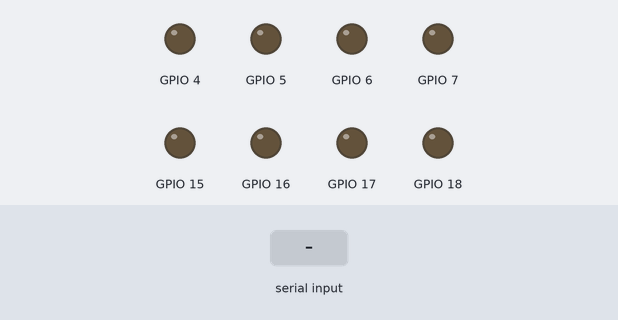
Bench run of a sketch on a simulated ESP32-S3. Parts: output pins drawn as LEDs (lit = HIGH). The inputs (shaded band) are chosen by the test bench. WiFi joins after 1.5 s; servers stay silent unless stated; what the sketch prints to the serial monitor is not drawn.

Above: at 5.7 s.
5.8 s: "b" received over Serial
At 6.2 s:
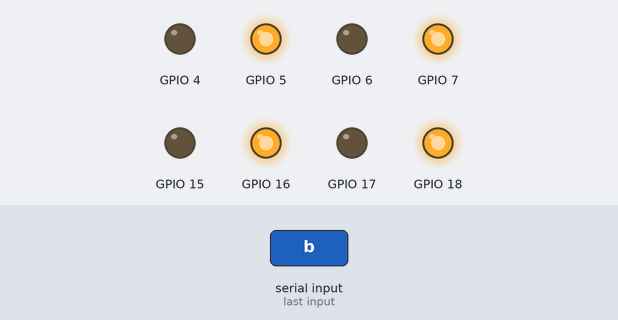
7.3 s: "l" received over Serial
At 8.5 s:
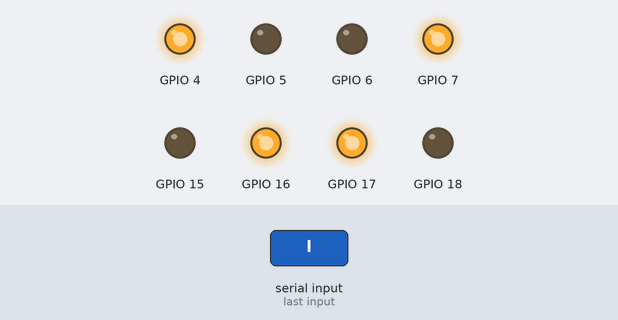
8.8 s: "r" received over Serial
At 9.7 s:
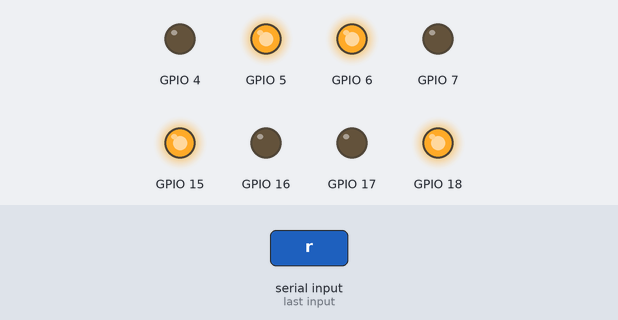
10.3 s: "90,45\n" received over Serial
At 11.0 s:
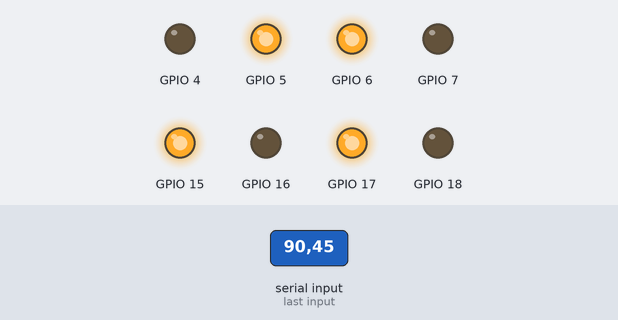
11.8 s: "f90\n" received over Serial
At 13.2 s:
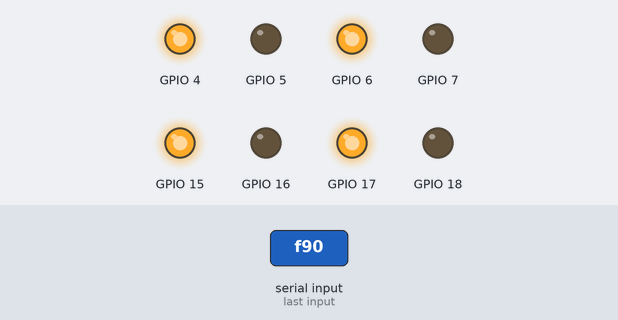
Timing chart, 0 to 14.8 s (numbered marks = the images above; inputs shaded):
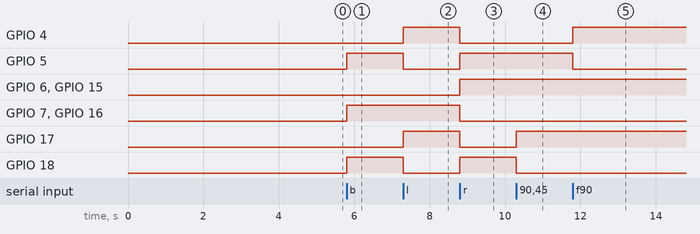

The sketch:

mecanum.ino
```cpp
/*

Použitý hardware:

Základní deska ESP32-S3-DevKitC-1
https://docs.espressif.com/projects/esp-idf/en/latest/esp32s3/hw-reference/esp32s3/user-guide-devkitc-1.html
(nebo jakákoliv jiná s čipem ESP32, ale pak si budete muset upravit čísla pinů a nastavování vestavěné RGB LED)

Motorový ovladač pro čtyři DC motory s digitální logikou shodnou s duálními H-můstky DRV8833
https://www.ti.com/lit/ds/symlink/drv8833.pdf

Instalace podpory pro čipy ESP32 ve vývojovém prostředí Arduino
https://docs.espressif.com/projects/arduino-esp32/en/latest/installing.html

*/

// Knihovny pro práci s Wi-Fi, mDNS, HTTP serverem a Websockety
#include <WiFi.h>
#include <WebServer.h>
#include <ESPmDNS.h>
// Pro práci s Websockety používám tuto knihovnu z GitHubu
// https://github.com/Links2004/arduinoWebSockets
// Je tedy třeba ji ručně doinstalovat
#include <WebSocketsServer.h>

// HTML kód stránky vozidla, Javascript a favikona
#include "html.h"
#include "js.h"
#include "favicon.h"

// GPIO piny na čipu ESP32-S3, kterými budeme ovládat motory
// Upravte dle libosti a možností vlastní desky

// MOTOR 0 - LEVÝ PŘEDNÍ
#define M1A 4
#define M1B 5

// MOTOR 1 - PRAVÝ PŘEDNÍ
#define M2A 6
#define M2B 7

// MOTOR 2 - LEVÝ ZADNÍ
#define M3A 15
#define M3B 16

// MOTOR 3 - PRAVÝ ZADNÍ
#define M4A 17
#define M4B 18

// SSID a heslo k 2,4GHz Wi-Fi
const char *ssid = "...";
const char *password = "...";

// Objekt HTTP serveru, který poběží na standardním TCP portu 80
WebServer server(80);

// Objekt Websocket serveru, který poběží na TCP portu 81
WebSocketsServer socket = WebSocketsServer(81);

// Pomocná proměnná s počtem připojených websocketových klientů
uint8_t ws_clients_connected = 0;

// PWM rychlost vozidla
// Předpokládáme, že použité H-můstky (DRV8833) podporují PWM signál
uint8_t speed = 255;

// Struktura motoru s ovládacími signály A a B
typedef struct {
  uint8_t A;
  uint8_t B;
} MOTOR;

// Vytvoříme pole čtyř motorů
MOTOR motors[4];

// GPIO konfigurace motorů
// Projdeme pole motorů a jejich signály napojíme na odpovídající piny GPIO
// Všechny GPIO poté nastavíme na výstup
void setupMotorsGPIO() {
  motors[0].A = M1A;
  motors[0].B = M1B;

  motors[1].A = M2A;
  motors[1].B = M2B;

  motors[2].A = M3A;
  motors[2].B = M3B;

  motors[3].A = M4A;
  motors[3].B = M4B;

  for (uint8_t i = 0; i < 4; i++) {
    pinMode(motors[i].A, OUTPUT);
    pinMode(motors[i].B, OUTPUT);
  }
}

// Funkce pro nastavení stavu dílčího motoru
// Stavem může být:
// 'F' pro otáčení ve směru vozidla (forward)
// 'B' pro otáčení proti směru vozidla (backward)
// 'X' pro zastavení otáčení motoru
// Kombinace signálů odpovídají logice H-můstku DRV8833
// a adekvátnímu spojení jeho výstupů s napájením motorů
void setMotor(uint8_t motor, char mode) {
  if (mode == 'F') {
    analogWrite(motors[motor].A, speed);
    analogWrite(motors[motor].B, 0);
  } else if (mode == 'B') {
    analogWrite(motors[motor].A, 0);
    analogWrite(motors[motor].B, speed);
  } else if (mode == 'X') {
    analogWrite(motors[motor].A, 0);
    analogWrite(motors[motor].B, 0);
  }
}


// Komplexní funkce pro jízdu dopředu
// Všechny motory se otáčejí vpřed
// Vestavěná RGB LED se rozsvítí bíle (pouze podporované desky!)
void forward() {
  neopixelWrite(RGB_BUILTIN, 255, 255, 255);
  setMotor(0, 'F');
  setMotor(1, 'F');
  setMotor(2, 'F');
  setMotor(3, 'F');
}

// Komplexní funkce pro jízdu dozadu
// Všechny motory se otáčejí dozadu
// Vestavěná RGB LED se rozsvítí červeně (pouze podporované desky!)
void backward() {
  neopixelWrite(RGB_BUILTIN, 255, 0, 0);
  setMotor(0, 'B');
  setMotor(1, 'B');
  setMotor(2, 'B');
  setMotor(3, 'B');
}

// Komplexní funkce pro zastavení všech motorů
// Vestavěná RGB LED zhasne (pouze podporované desky!)
void stop() {
  neopixelWrite(RGB_BUILTIN, 0, 0, 0);
  for (uint8_t i = 0; i < 4; i++) {
    setMotor(i, 'X');
  }
}

// Komplexní funkce pro jízdu vlevo
// Motory se roztočí podle schématu v článku
// Jízda vlevo je výsledkem součtu vektorů otáčejících se gumových válečků kola mecanuum
// Vestavěná RGB LED se rozsvítí zeleně (pouze podporované desky!)
void left() {
  neopixelWrite(RGB_BUILTIN, 0, 0, 255);
  setMotor(0, 'F');
  setMotor(1, 'B');
  setMotor(2, 'B');
  setMotor(3, 'F');
}

// Komplexní funkce pro jízdu vpravo
// Motory se roztočí podle schématu v článku
// Jízda vpravo je výsledkem součtu vektorů otáčejících se gumových válečků kola mecanuum
// Vestavěná RGB LED se rozsvítí zeleně (pouze podporované desky!)
void right() {
  // Vestavena RGB LED se rozsvítí zeleně
  neopixelWrite(RGB_BUILTIN, 0, 255, 0);
  setMotor(0, 'B');
  setMotor(1, 'F');
  setMotor(2, 'F');
  setMotor(3, 'B');
}

/*

Stejným způsobem a podle schématů v článku můžete doprogramovat
pohybové kombinace pro diagonální jízdu, komplexní otáčení jako na pásovém robotu aj.

*/


// Funkce, která se volá při Websocket události
// Může to být připojení/odpojení klienta, příchozí data atp.
void onWebSocketsEvent(uint8_t num, WStype_t type, uint8_t *payload, size_t length) {
  switch (type) {
    // Připojil se nový klient
    case WStype_DISCONNECTED:
      ws_clients_connected--;
      Serial.println("WebSocket klient odpojen");
      break;

    // Klient se odpojil
    case WStype_CONNECTED:
      ws_clients_connected++;
      Serial.println("WebSocket klient pripojen");
      break;

    // Klient posílá textová data
    // Může to být FORWARD, BACKWARD, LEFT a RIGHT pro pravoúhlou jízdu
    // A také Pčíslo, kde číslo představuje hodnotu 0-255 pro nastavení PWM výkonu motorů
    // Použité motory ze stavebnice budou při hmotnosti celkého vozidla a napájení 8,4 V
    // spolehlivě pracovat při PWM výkonu zhruba od hodnoty 100. Při nižších hodnotách
    // už bude napětí natolik snížené, že budou motory jen pískat. Záleží ale i na odporu povrchu
    case WStype_TEXT:
      Serial.printf("WS klient: %s\r\n", payload);

      // Všechny povely mají délku alespoň 2 znaky
      if (length >= 2) {

        // Pokud dorazilo Sxxx, kde xxx je číslo,
        // nastavíme PWM výkon
        if (payload[0] == 'P') {
          speed = atoi((char *)(payload + 1));
          Serial.printf("Zmena rychlosti na %d\r\n", speed);
        }

        // Pokud dorazilo STOP, zastavíme motory
        else if (strcmp((char *)payload, "STOP") == 0) {
          stop();
        }

        // Pokud dorazilo FORWARD, vozidlo se rozjede dopředu
        else if (strcmp((char *)payload, "FORWARD") == 0) {
          forward();
        }

        // Pokud dorazilo BACKWARD, vozidlo se rozjede dozadu
        else if (strcmp((char *)payload, "BACKWARD") == 0) {
          backward();
        }

        // Pokud dorazilo LEFT, vozidlo se rozjede doleva
        else if (strcmp((char *)payload, "LEFT") == 0) {
          left();
        }

        // Pokud dorazilo RIGHT, vozidlo se rozjede doprava
        else if (strcmp((char *)payload, "RIGHT") == 0) {
          right();
        }
      }
      break;
  }
}


// Hlavní funkce setup se spustí hned na začátku programu / po připojení napájení
void setup() {
  // Nastartujeme sériovou linku do PC rychlostí 115200 b/s a 2 s počkáme
  // Jen pro účelý vývoje a testování motorů, pokud bude robot připojený k PC skrze USB
  Serial.begin(115200);
  delay(2000);

  // Nastavíme GPIO motorů a uvedeme je do stavu STOP
  // Důležité pro případy, kdy řídící čip nastavuje na zvolených GPIO odlišné výchozí stavy
  setupMotorsGPIO();
  stop();

  // Připojíme se k předdefinované Wi-Fi
  // Pokud bude připojování trvat déle než 60 sekund,
  // restartujeme čip a začneme znovu
  Serial.print("Pripojuji se k Wi-Fi ");
  WiFi.mode(WIFI_STA);
  delay(1000);
  WiFi.begin(ssid, password);
  uint32_t start = millis();
  while (WiFi.status() != WL_CONNECTED) {
    delay(500);
    Serial.print(".");
    if ((millis() - start) > 60000) {
      Serial.println(" CHYBA\r\nPrihlasuji se prilis dlouho, restartuji MCU!");
      delay(1000);
      ESP.restart();
    }
  }

  // Po úspěšném přihlášení vypíšeme do sériové linky přidělenou
  // místní IP od DHCP serveru. Na této adrese bude poslouchat webový server
  Serial.printf(" %s\r\n", WiFi.localIP().toString().c_str());

  // Pomocí technologie mDNS řekneme síti, že bude náš webový server
  // dostupný na lokální adrese http://vozidlo.local
  // Pozor, mDNS nepodporuje každý operační systém (tetsováno na Windows 11)
  MDNS.begin("vozidlo");
  MDNS.addService("http", "tcp", 80);

  // Nastartujeme Websocket
  // Při událsoti se zavolá funkce onWebSocketsEvent
  // Webscoket je rychlé a obousměrné a udržované spojení mezi webovým prohlížečem a vozidlem
  // Budeme skrze něj do vozdila posílat povely pro jízdu
  socket.begin();
  socket.onEvent(onWebSocketsEvent);

  // Nastartujeme HTTP server a nastavíme, co se má stát při požadavku GET na kořenový adresář
  // V takovém případě pošleme klientovi přímo z flashové paměti konstatu html s HTML kodem stránky
  // Konstanta html se nachází v hlavičkovém souboru html.h
  server.on("/", []() {
    server.send_P(200, "text/html", html);
  });

  // Pri požadavku /app.js pošleme konstantu js, která se nacházi v hlavičkovém souboru js.h
  server.on("/app.js", []() {
    server.send_P(200, "text/javascript", js);
  });

  // Při požadavku /favicon.ico pošleme konstantu favicon z hlavičkového souboru favicon.h
  server.on("/favicon.ico", []() {
    server.send_P(200, "image/x-icon", favicon, sizeof(favicon));
  });

  // Nastartujeme HTTP server
  server.begin();
}

// Nekonečná smyčka loop se spustí po zpracování funkce setup
void loop() {

  // Pokud skrze sériovou linku pošleme znaky 1-9,b,l,r,x,d,
  // roztočí se motory kýženým směrem - slouží pro testování a ladění
  while (Serial.available()) {
    char cmd = (char)Serial.read();
    Serial.printf("Prichozi znak: %c\r\n", cmd);

    // Komplexní pohyby
    if (cmd == 'f') forward();
    else if (cmd == 'b') backward();
    else if (cmd == 'l') left();
    else if (cmd == 'r') right();
    else if (cmd == 'x') stop();

    // Časová prodleva
    // Takže "fddx" spustí na 2 sekundy jízdu vpřed
    else if (cmd == 'd') delay(1000);

    // Ladění otáčení jednotlivých motorů 0-4
    else if (cmd == '1') setMotor(0, 'F');
    else if (cmd == '2') setMotor(1, 'F');
    else if (cmd == '3') setMotor(2, 'F');
    else if (cmd == '4') setMotor(3, 'F');

    else if (cmd == '5') setMotor(0, 'B');
    else if (cmd == '6') setMotor(1, 'B');
    else if (cmd == '7') setMotor(2, 'B');
    else if (cmd == '8') setMotor(3, 'B');
  }

  // Vyřídíme případné požadavky HTTP serveru a Websocketu
  // a smyčka začíná nanovo
  server.handleClient();
  socket.loop();
  delay(1);
}
```

html.h
```cpp
const char html[] = R"html(
<!DOCTYPE html>
<html>
<head>
    <title>Vozidlo s koly mecanum</title>
    <link rel="icon" type="image/x-icon" href="/favicon.ico">
    <style>
      html, body {
        height: 100%;
        margin: 0;
        display: flex;
        justify-content: center;
        align-items: center;
        font-family: Arial, sans-serif;
      }
    </style>
    <script src="/app.js"></script>
</head>
<body>
  <div>
    Pro ovládání použij směrové šipky na klávesnici<br />
    <label for="speed">Rychlost: </label><input type="number" min="1" max="255" value="255" id="speed" style="width: 60px;">
  </div>
</body>
</html>
)html";
```

js.h
```cpp
const char js[] = R"js(
let key_states = {}; // Pomocna struktura pro management stisku klaves rizeni tanku
let speed = 255;

let socket; // Objekt WebSocket spojeni

const ws_tcp_port = 81; // TCP port websocketoveho spojeni

// Hlavni funkce setup jako v Arduinu. Zavolame na zacatku programu
function setup() {
    //Rucni nastaveni rychlosti
    const dom_speed = document.getElementById("speed");
    dom_speed.addEventListener("change", (event)=>{
        speed = parseInt(event.target.value);
        console.log("Zmena rychlosti na " + speed);
        socket.send("P" + speed);
    });

    // Zaregistrujeme udalosti stisku a uvolneni klaves
    window.addEventListener("keydown", onKeyDown);
    window.addEventListener("keyup", onKeyUp);

    // Nastartovani WebSocketu
    socket = new WebSocket("ws://" + window.location.hostname + ":" + ws_tcp_port);
}

// Funkce pro zpracovani stisknuti klavesy a jejiho drzeni
function onKeyDown(event) {
    // Smerove sipky ridi tank
    // Pri stisknuti a drzeni se poslou skrze WebSocket povely FORWARD, BACKWARD, LEFT, RIGHT
    // Aby se pri stisku a drzeni neposilaly zpravy stale dokola, ale jen poprve,
    // v key_states kontrolujeme jestli uz klavesy nahodou nedrzime a v tom pripade z funcke vyskocime
    if (["ArrowUp", "ArrowDown", "ArrowLeft", "ArrowRight"].includes(event.key)) {
        if (key_states[event.key]) {
            return;
        }

        // Ulozime si stav klavesy, kterou prave drzime, pokud jsme ji prave stiskli
        key_states[event.key] = true;

        // Podle klavesy posleme do WebSocket kyzenou zpravu
        switch (event.key) {
            case "ArrowUp":
                socket.send("FORWARD");
                break;
            case "ArrowDown":
                socket.send("BACKWARD");
                break;
            case "ArrowLeft":
                socket.send("LEFT");
                break;
            case "ArrowRight":
                socket.send("RIGHT");
                break;
        }
    }
}

// Funkce pro zpracovani uvoleni klavesy
function onKeyUp(event) {
    // Pokud jsme prave uvolnili nekterou ze smerovych klaves
    if (["ArrowUp", "ArrowDown", "ArrowLeft", "ArrowRight"].includes(event.key)) {
        socket.send("STOP");
        // Zmenime stav klavesy v pomocne promenne key_states
        key_states[event.key] = false;
    }
}

// Po nacteni stranky zavolame funkci setup
// Fakticky zacatek naseho programu
window.addEventListener("load", setup);
)js";
```

Source omitted: favicon.h (data table, 93475 bytes)

Measured:
- after the input at 5.8 s, GPIO 5, GPIO 7, GPIO 16, GPIO 18: LOW → HIGH at once
- after the input at 7.3 s, GPIO 4, GPIO 17: LOW → HIGH at once; GPIO 5, GPIO 18: HIGH → LOW at once
- after the input at 8.8 s, GPIO 4, GPIO 7, GPIO 16, GPIO 17: HIGH → LOW at once; GPIO 5, GPIO 6, GPIO 15, GPIO 18: LOW → HIGH at once
- after the input at 10.3 s, GPIO 17: LOW → HIGH at once; GPIO 18: HIGH → LOW at once
- after the input at 11.8 s, GPIO 4: LOW → HIGH at once; GPIO 5: HIGH → LOW at once
